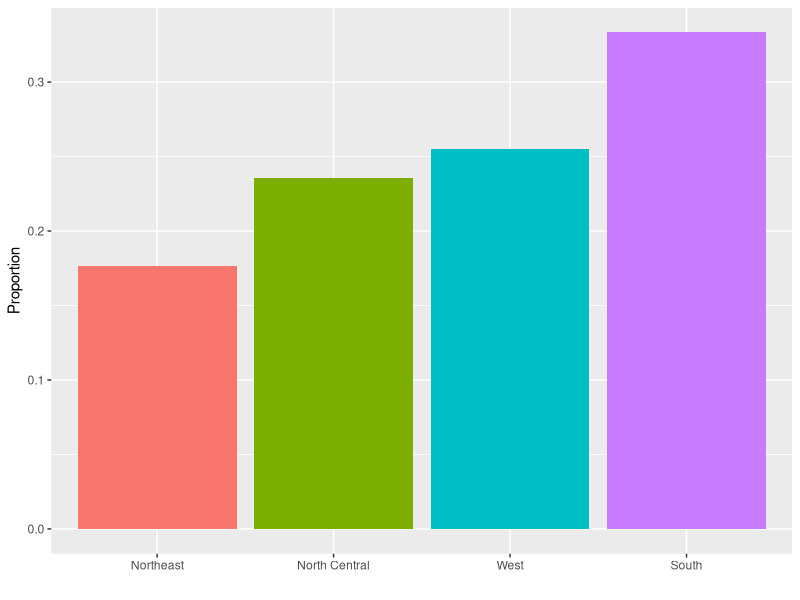
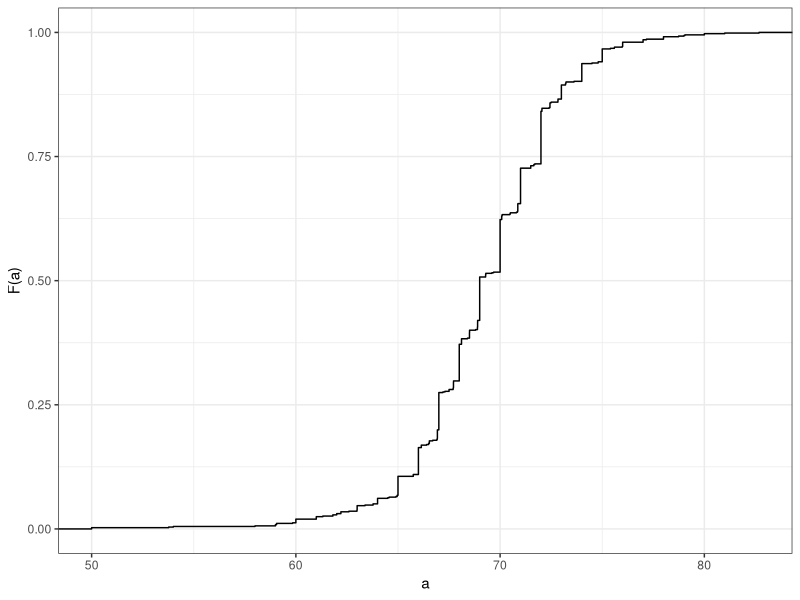
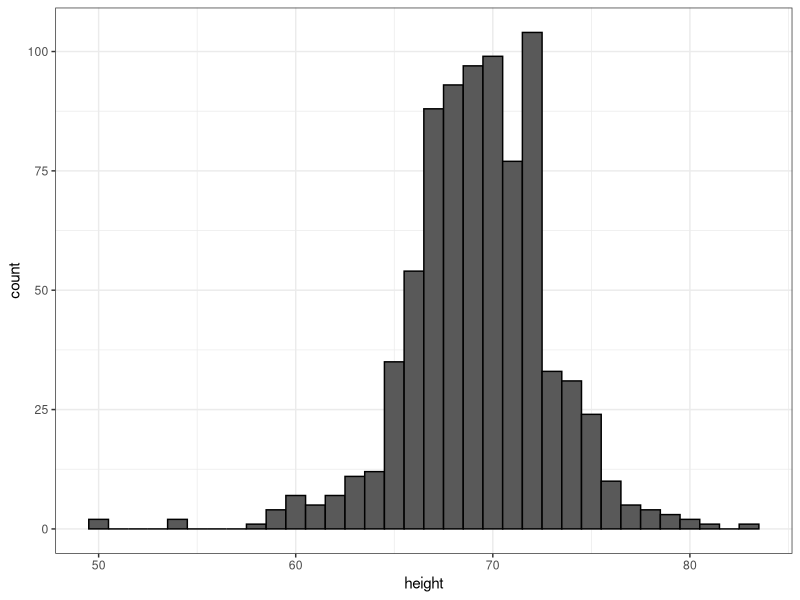
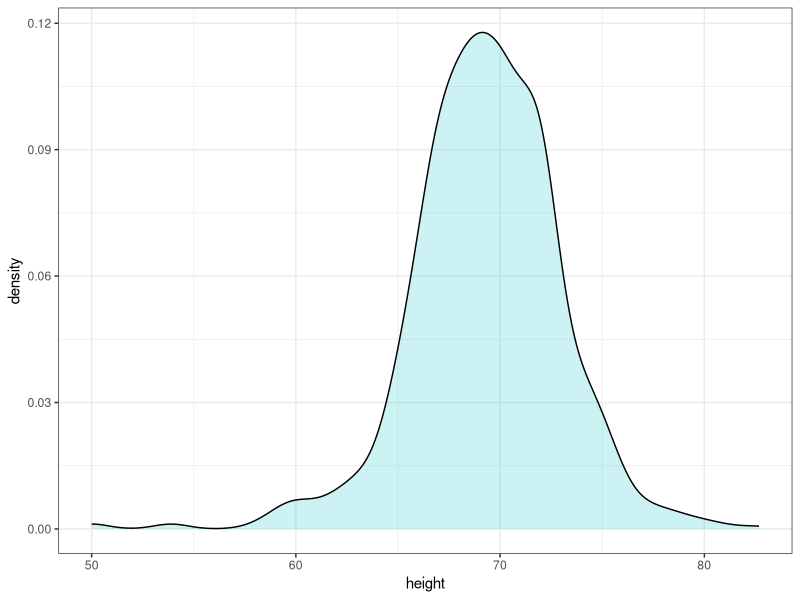
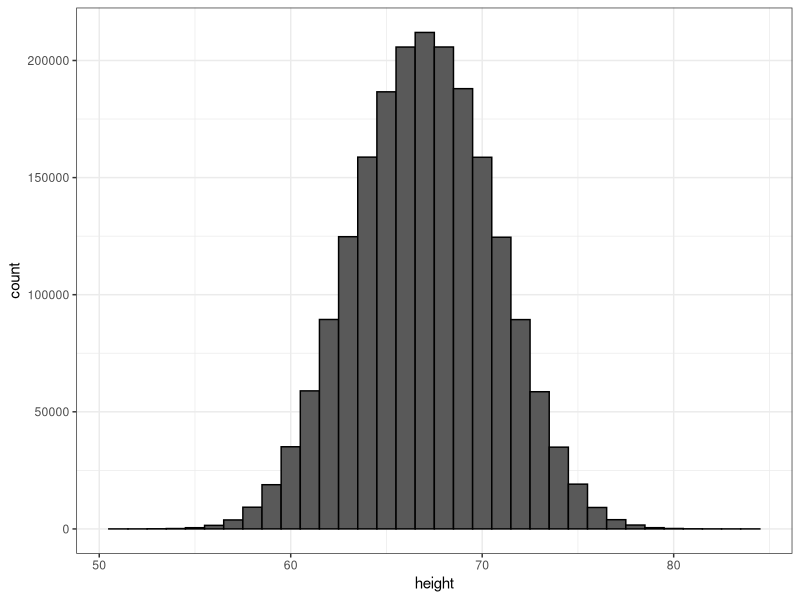
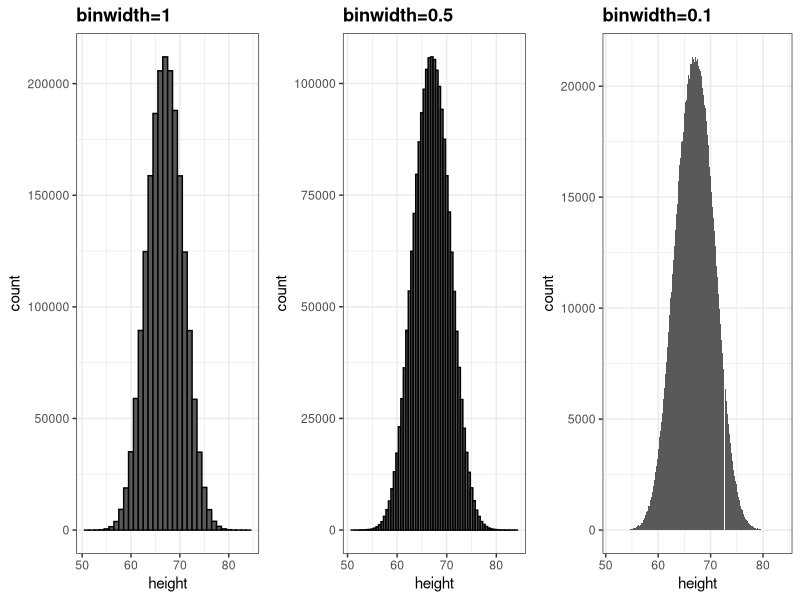
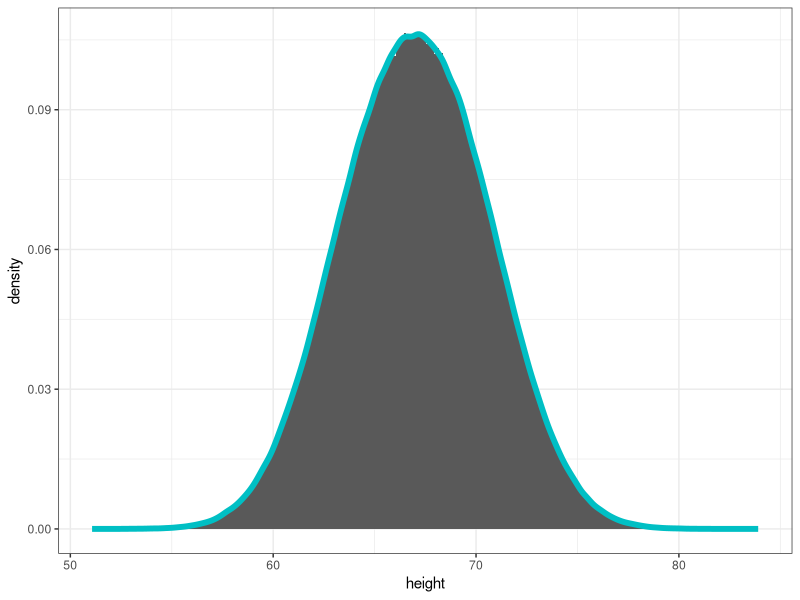
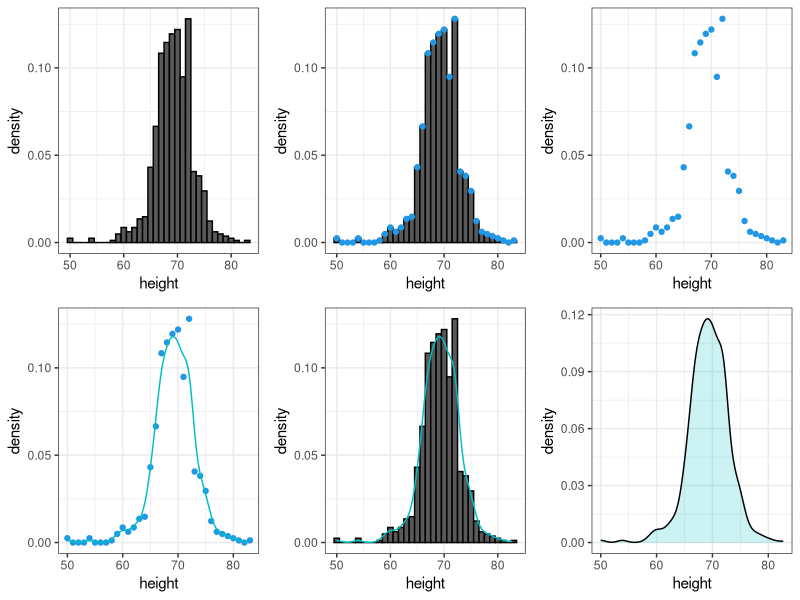

Source code (R) for these figures, in order:
## ---- chunk 1
library(tidyverse)
library(dslabs)
data(heights)
head(heights)
## ---- chunk 2
prop.table(table(heights$sex))
## ---- chunk 3
murders %>% group_by(region) %>%
  summarize(n = n()) %>%
  mutate(Proportion = n/sum(n), 
         region = reorder(region, Proportion)) %>%
  ggplot(aes(x=region, y=Proportion, fill=region)) + 
  geom_bar(stat = "identity", show.legend = FALSE) + 
  xlab("")
## ---- chunk 4
ds_theme_set()
heights %>% filter(sex=="Male") %>% ggplot(aes(height)) + 
  stat_ecdf() +
  ylab("F(a)") + xlab("a")
## ---- chunk 5
heights %>% 
  filter(sex=="Male") %>% 
  ggplot(aes(height)) + 
  geom_histogram(binwidth = 1, color = "black")
## ---- chunk 6
heights %>% 
  filter(sex=="Male") %>% 
  ggplot(aes(height)) + 
  geom_density(alpha=.2, fill= "#00BFC4")  
## ---- chunk 7
set.seed(1988)
x <- data.frame(height = c(rnorm(1000000,69,3), rnorm(1000000,65,3)))
x %>% ggplot(aes(height)) + geom_histogram(binwidth = 1, color = "black")
## ---- chunk 8
p1 <- x %>% ggplot(aes(height)) + geom_histogram(binwidth = 1, color = "black") + ggtitle("binwidth=1")
p2 <- x %>% ggplot(aes(height)) + geom_histogram(binwidth = 0.5, color="black") + ggtitle("binwidth=0.5") 
p3 <- x %>% ggplot(aes(height)) + geom_histogram(binwidth = 0.1) + ggtitle("binwidth=0.1")
library(gridExtra)
grid.arrange(p1, p2, p3, nrow = 1)
## ---- chunk 9
x %>% ggplot(aes(height)) + 
  geom_histogram(aes(y=..density..), binwidth = 0.1) +
  geom_density(col="#00BFC4", lwd = 2)
## ---- chunk 10
hist1 <- heights %>% 
  filter(sex=="Male") %>% 
  ggplot(aes(height)) +
  geom_histogram(aes(y=..density..), binwidth = 1, color="black") 
hist2 <- hist1 +
  geom_density(col="#00BFC4")
hist3 <- hist1 + 
  geom_point(data = ggplot_build(hist2)$data[[1]], aes(x,y), col = 4)
hist4 <- ggplot() + geom_point(data = ggplot_build(hist2)$data[[1]], aes(x,y), col = 4) + 
  xlab("height") + ylab("density")
hist5 <- hist4 + geom_line(data = ggplot_build(hist2)$data[[2]], aes(x,y), col="#00BFC4")
hist6 <- heights %>% 
  filter(sex=="Male") %>% 
  ggplot(aes(height)) +
  geom_density(alpha = 0.2, fill="#00BFC4")
grid.arrange(hist1, hist3, hist4, hist5, hist2, hist6, nrow=2)
## ---- chunk 11
p1 <- heights %>% 
  filter(sex=="Male")%>% ggplot(aes(height)) +
  geom_histogram(aes(y=..density..), binwidth = 1) + 
  geom_density(col="#00BFC4", adjust = 0.5)

p2 <- heights %>% 
  filter(sex=="Male") %>% ggplot(aes(height)) +
  geom_histogram(aes(y=..density..), binwidth = 1) + 
  geom_density(col="#00BFC4", adjust = 2)

grid.arrange(p1,p2, ncol=2)
## ---- chunk 12
d <- with(heights, density(height[sex=="Male"]))
tmp <- data.frame(height=d$x, density=d$y)
tmp %>% ggplot(aes(height,density)) + geom_line() + 
  geom_area(aes(x=height,y=density), data = filter(tmp, between(height, 65, 68)), alpha=0.2, fill="#00BFC4")
## ---- chunk 13
heights %>% 
  filter(sex=="Male") %>% 
  ggplot(aes(height)) + 
  geom_density(alpha=.2, fill= "#00BFC4")  
## ---- chunk 14
heights %>% 
  ggplot(aes(height, fill=sex)) + 
  geom_density(alpha = 0.2)
## ---- chunk 15
    library(dslabs)
    ds_theme_set()
    data(murders)
    murders %>% group_by(region) %>%
      summarize(n = n()) %>%
      mutate(Proportion = n/sum(n), 
             region = reorder(region, Proportion)) %>%
      ggplot(aes(x=region, y=Proportion, fill=region)) + 
      geom_bar(stat = "identity", show.legend = FALSE) + 
      xlab("")
## ---- chunk 16
    heights %>% filter(sex=="Male") %>% ggplot(aes(height)) + 
      stat_ecdf() +
      ylab("F(a)") + xlab("a")
## ---- chunk 17
    murders %>% mutate(murder_rate = total/population * 10^5) %>%
      ggplot(aes(murder_rate)) + 
      stat_ecdf() +
      ylab("F(a)") + xlab("a")
## ---- chunk 18
    heights %>% 
      filter(sex=="Male") %>% 
      ggplot(aes(height)) + 
      geom_histogram(binwidth = 1, color = "black")
## ---- chunk 19
    murders %>% ggplot(aes(x=population/10^6)) + 
      geom_density(fill = "grey") + 
      scale_x_log10() +
      xlab("Population in millions")
## ---- chunk 20
    library(gridExtra)
    p1 <- murders %>% ggplot(aes(x=population/10^6)) + 
      geom_density(fill = "grey", bw = 5) + xlab("Population in millions") + ggtitle("1")
    p2 <- murders %>% ggplot(aes(x=population/10^6)) + 
      geom_density(fill = "grey", bw = .05) + scale_x_log10() + xlab("Population in millions") + ggtitle("2")
    p3 <- murders %>% ggplot(aes(x=population/10^6)) + 
      geom_density(fill = "grey", bw = 1) + scale_x_log10() + xlab("Population in millions") + ggtitle("3")
    grid.arrange(p1,p2,p3,ncol=2)
## ---- chunk 21
mu <- 0; s <- 1
norm_dist <- data.frame(x=seq(-4,4,len=50)*s+mu) %>% mutate(density=dnorm(x,mu,s))
norm_dist %>% ggplot(aes(x,density)) + geom_line()
## ---- chunk 22
m <- sum(x) / length(x)
## ---- chunk 23
s <- sqrt(sum((x-mu)^2) / length(x))
## ---- chunk 24
index <- heights$sex=="Male"
x <- heights$height[index]
## ---- chunk 25
m <- mean(x)
s <- sd(x)
c(average = m, sd = s)
## ---- chunk 26
norm_dist <- data.frame(x = seq(-4, 4, len=50)*s + m) %>% 
  mutate(density = dnorm(x, m, s))

heights %>% filter(sex=="Male") %>% ggplot(aes(height)) +
  geom_density(fill="#0099FF") +
  geom_line(aes(x, density),  data = norm_dist, lwd=1.5) 
## ---- chunk 27
z <- scale(x)
## ---- chunk 28
mean(abs(z) < 2)
## ---- chunk 29
pnorm(-1.96)
## ---- chunk 30
qnorm(0.975)
## ---- chunk 31
qnorm(0.975, mean = 5, sd = 2)
## ---- chunk 32
mean(x <= 69.5)
## ---- chunk 33
p <- seq(0.05, 0.95, 0.05)
## ---- chunk 34
sample_quantiles <- quantile(x, p)
## ---- chunk 35
theoretical_quantiles <- qnorm(p, mean = mean(x), sd = sd(x))
## ---- chunk 36
qplot(theoretical_quantiles, sample_quantiles) + geom_abline()
## ---- chunk 37
data(murders)
murders <- murders %>% mutate(rate = total/population*100000)
library(gridExtra)
p1 <- murders %>% ggplot(aes(x=rate)) + geom_histogram(binwidth = 1) + ggtitle("Histogram")
p2 <- murders %>% ggplot(aes(sample=rate)) + 
  geom_qq(dparams=summarize(murders, mean=mean(rate), sd=sd(rate))) +
  geom_abline() + ggtitle("QQ-plot")
grid.arrange(p1, p2, ncol = 2)
## ---- chunk 38
murders %>% ggplot(aes("",rate)) + geom_boxplot() +
  coord_cartesian(xlim = c(0, 2)) + xlab("")
## ---- chunk 39
heights %>% ggplot(aes(x=sex, y=height, fill=sex)) +
  geom_boxplot()
## ---- chunk 40
p1 <- heights %>% filter(sex=="Female") %>%
  ggplot(aes(height)) +
  geom_density(fill="#F8766D") 
p2 <- heights %>% filter(sex=="Female") %>% 
  ggplot(aes(sample=scale(height))) +
  geom_qq() + geom_abline() + ylab("Standard Units")
grid.arrange(p1, p2, ncol=2)
## ---- chunk 41
heights %>% filter(sex=="Female") %>% top_n(5, desc(height)) %>% pull(height)
## ---- chunk 42
    library(tidyverse)
    library(dslabs)
    ds_theme_set()
    data(gapminder)
    tab <- gapminder %>% filter(year == 2010) %>% group_by(continent) %>% select(continent, population)  
    tab %>% ggplot(aes(x=continent, y=population/10^6)) + 
      geom_boxplot() + 
      scale_y_continuous(trans = "log10", breaks = c(1,10,100,1000)) + ylab("Population in millions")
## ---- chunk 43
murders %>% ggplot(aes(region)) + geom_bar()
## ---- chunk 44
data(murders)
tab <- murders %>% 
  count(region) %>% 
  mutate(proportion = n/sum(n))
tab
## ---- chunk 45
tab %>% ggplot(aes(region, proportion)) + geom_bar(stat = "identity")
## ---- chunk 46
heights %>% 
  filter(sex == "Female") %>% 
  ggplot(aes(height)) +
  geom_histogram(binwidth = 1, fill = "blue", col = "black") +
  xlab("Male heights in inches") + 
  ggtitle("Histogram")
## ---- chunk 47
heights %>% 
  filter(sex == "Female") %>%
  ggplot(aes(height)) +
  geom_density(fill="blue")
## ---- chunk 48
heights %>% ggplot(aes(sex, height)) +
  geom_boxplot()
## ---- chunk 49
heights %>% filter(sex=="Male") %>%
  ggplot(aes(sample = height)) +
  geom_qq()
## ---- chunk 50
params <- heights %>% filter(sex=="Male") %>%
  summarize(mean = mean(height), sd = sd(height))

heights %>% filter(sex=="Male") %>%
  ggplot(aes(sample = height)) +
  geom_qq(dparams = params) +
  geom_abline()
## ---- chunk 51
x <- expand.grid(x = 1:12, y = 1:10) %>% 
  mutate(z = 1:120) 
## ---- chunk 52
x %>% ggplot(aes(x, y, fill = z)) + 
  geom_raster() + 
  scale_fill_gradientn(colors =  terrain.colors(10))
## ---- chunk 53
x <- heights %>% 
  filter(sex=="Male") %>% 
  pull(height)
## ---- chunk 54
qplot(x)
## ---- chunk 55
qplot(sample = scale(x)) + geom_abline()
## ---- chunk 56
heights %>% qplot(sex, height, data = .)
## ---- chunk 57
heights %>% qplot(sex, height, data = ., geom = "boxplot")
## ---- chunk 58
qplot(x, geom = "density")
## ---- chunk 59
qplot(x, bins=15, color = I("black"), xlab = "Population")
